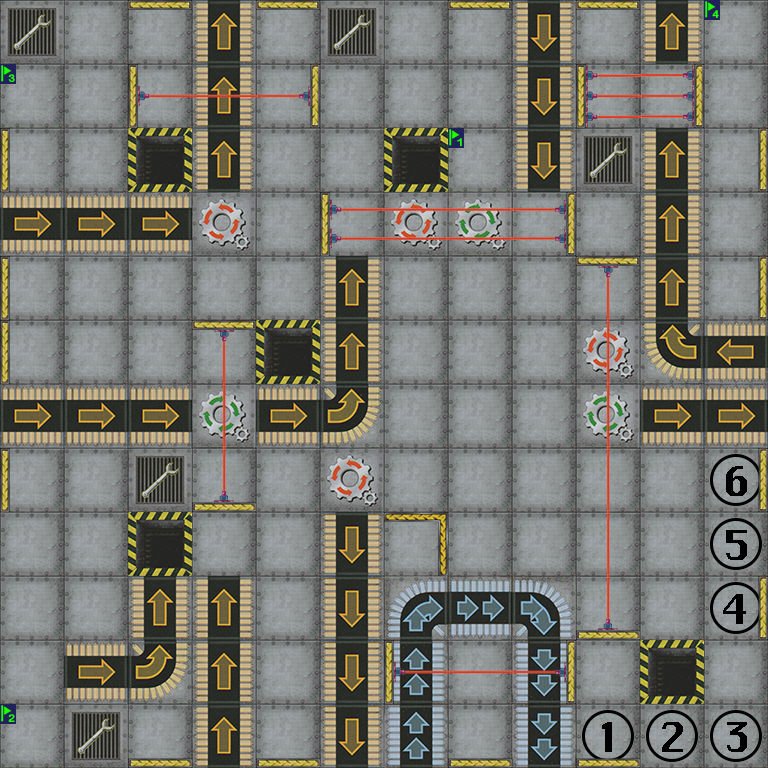

Rendered tile map (Tiled .tmx) drawn with the repository's tilesets; below, a short description and the full map source, tile grids included:
An orthogonal 12x12 tile map with 64x64 px tiles, 4 tile layers (background, lasers, walls, flags).

<map version="1.2" tiledversion="1.2.3" orientation="orthogonal" renderorder="right-down" width="12" height="12" tilewidth="64" tileheight="64" infinite="0" nextlayerid="24" nextobjectid="1">
 <tileset firstgid="1" source="tileSetLarge64.tsx" />
 <layer id="1" name="background" width="12" height="12">
  <data encoding="csv">
36,1,1,37,1,36,1,1,38,1,37,1,
1,1,1,37,1,1,1,1,38,1,1,1,
1,1,2,37,1,1,2,1,38,36,37,1,
40,40,40,41,1,1,41,42,1,1,37,1,
1,1,1,1,1,37,1,1,1,1,37,1,
1,1,1,1,2,37,1,1,1,41,27,39,
40,40,40,42,40,26,1,1,1,42,40,40,
1,1,36,1,1,41,1,1,1,1,1,90,
1,1,2,1,1,38,1,1,1,1,1,89,
1,1,37,37,1,38,9,34,10,1,1,88,
1,40,26,37,1,38,31,1,32,1,2,1,
1,36,1,37,1,38,31,1,32,85,86,87
</data>
 </layer>
 <layer id="20" name="lasers" width="12" height="12" locked="1">
  <data encoding="csv">
0,0,0,0,0,0,0,0,0,0,0,0,
0,0,70,68,72,0,0,0,0,82,84,0,
0,0,0,0,0,0,0,0,0,0,0,0,
0,0,0,0,0,76,74,74,78,1,0,0,
0,0,0,0,0,0,0,0,0,71,0,0,
0,0,0,71,0,0,0,0,0,67,0,0,
0,0,0,67,0,0,0,0,0,67,0,0,
0,0,0,69,0,0,0,0,0,67,0,0,
0,0,0,0,0,0,0,0,0,67,1,0,
0,0,0,0,0,0,0,0,0,69,0,0,
0,0,0,0,0,0,70,68,72,1,0,0,
0,0,0,0,0,0,0,0,0,0,0,0
</data>
 </layer>
 <layer id="21" name="walls" width="12" height="12" locked="1">
  <data encoding="csv">
0,0,11,0,11,0,0,11,0,11,0,0,
0,0,17,0,18,0,0,0,0,17,18,0,
17,0,0,0,0,0,0,0,0,0,0,18,
0,0,0,0,0,17,0,0,18,0,0,0,
17,0,0,0,0,0,0,0,0,11,0,18,
17,0,0,11,0,0,0,0,0,0,0,0,
0,0,0,0,0,0,0,0,0,0,0,0,
17,0,0,12,0,0,0,0,0,0,0,18,
0,0,0,0,0,0,24,0,0,0,0,0,
0,0,0,0,0,0,0,0,0,12,0,18,
0,0,0,0,0,0,17,0,18,0,0,0,
0,0,12,0,12,0,0,12,0,12,0,0
</data>
 </layer>
 <layer id="22" name="flags" width="12" height="12" locked="1">
  <data encoding="csv">
0,0,0,0,0,0,0,0,0,0,0,6,
5,0,0,0,0,0,0,0,0,0,0,0,
0,0,0,0,0,0,0,3,0,0,0,0,
0,0,0,0,0,0,0,0,0,0,0,0,
0,0,0,0,0,0,0,0,0,0,0,0,
0,0,0,0,0,0,0,0,0,0,0,0,
0,0,0,0,0,0,0,0,0,0,0,0,
0,0,0,0,0,0,0,0,0,0,0,0,
0,0,0,0,0,0,0,0,0,0,0,0,
0,0,0,0,0,0,0,0,0,0,0,0,
0,0,0,0,0,0,0,0,0,0,0,0,
4,0,0,0,0,0,0,0,0,0,0,0
</data>
 </layer>
</map>
